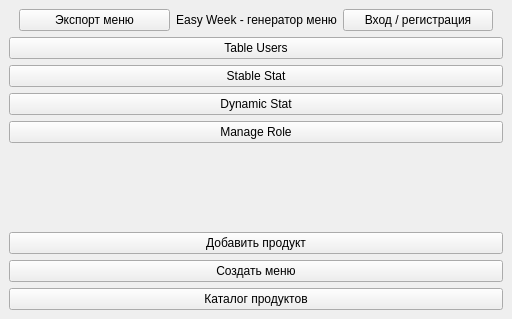
<?xml version="1.0" encoding="UTF-8"?>
<ui version="4.0">
 <class>MainWindow</class>
 <widget class="QMainWindow" name="MainWindow">
  <property name="geometry">
   <rect>
    <x>0</x>
    <y>0</y>
    <width>512</width>
    <height>319</height>
   </rect>
  </property>
  <property name="sizePolicy">
   <sizepolicy hsizetype="Preferred" vsizetype="Preferred">
    <horstretch>0</horstretch>
    <verstretch>0</verstretch>
   </sizepolicy>
  </property>
  <property name="windowTitle">
   <string>MainWindow</string>
  </property>
  <widget class="QWidget" name="centralwidget">
   <layout class="QGridLayout" name="gridLayout">
    <property name="sizeConstraint">
     <enum>QLayout::SizeConstraint::SetMinimumSize</enum>
    </property>
    <item row="0" column="0">
     <layout class="QVBoxLayout" name="verticalLayout_5">
      <property name="sizeConstraint">
       <enum>QLayout::SizeConstraint::SetMaximumSize</enum>
      </property>
      <item>
       <layout class="QVBoxLayout" name="verticalLayout">
        <property name="sizeConstraint">
         <enum>QLayout::SizeConstraint::SetMinimumSize</enum>
        </property>
        <item>
         <layout class="QHBoxLayout" name="horizontalLayout_7">
          <property name="sizeConstraint">
           <enum>QLayout::SizeConstraint::SetMinimumSize</enum>
          </property>
          <property name="leftMargin">
           <number>10</number>
          </property>
          <property name="rightMargin">
           <number>10</number>
          </property>
          <item>
           <widget class="QPushButton" name="pushButton_7">
            <property name="sizePolicy">
             <sizepolicy hsizetype="Minimum" vsizetype="Fixed">
              <horstretch>0</horstretch>
              <verstretch>0</verstretch>
             </sizepolicy>
            </property>
            <property name="layoutDirection">
             <enum>Qt::LayoutDirection::LeftToRight</enum>
            </property>
            <property name="text">
             <string>Экспорт меню</string>
            </property>
           </widget>
          </item>
          <item>
           <widget class="QLabel" name="label_4">
            <property name="text">
             <string>Easy Week - генератор меню</string>
            </property>
            <property name="alignment">
             <set>Qt::AlignmentFlag::AlignCenter</set>
            </property>
           </widget>
          </item>
          <item>
           <widget class="QPushButton" name="pushButton_8">
            <property name="text">
             <string>Вход / регистрация</string>
            </property>
           </widget>
          </item>
         </layout>
        </item>
        <item>
         <layout class="QHBoxLayout" name="horizontalLayout_6">
          <property name="sizeConstraint">
           <enum>QLayout::SizeConstraint::SetMaximumSize</enum>
          </property>
          <item>
           <layout class="QHBoxLayout" name="horizontalLayout_8">
            <property name="sizeConstraint">
             <enum>QLayout::SizeConstraint::SetMaximumSize</enum>
            </property>
            <item>
             <layout class="QVBoxLayout" name="verticalLayout_4">
              <property name="sizeConstraint">
               <enum>QLayout::SizeConstraint::SetMinimumSize</enum>
              </property>
              <item>
               <layout class="QVBoxLayout" name="verticalLayout_2">
                <item>
                 <widget class="QPushButton" name="pushButton_12">
                  <property name="text">
                   <string>Table Users</string>
                  </property>
                 </widget>
                </item>
                <item>
                 <widget class="QPushButton" name="pushButton_13">
                  <property name="text">
                   <string>Stable Stat</string>
                  </property>
                 </widget>
                </item>
                <item>
                 <widget class="QPushButton" name="pushButton_14">
                  <property name="text">
                   <string>Dynamic Stat</string>
                  </property>
                 </widget>
                </item>
                <item>
                 <widget class="QPushButton" name="pushButton_15">
                  <property name="text">
                   <string>Manage Role</string>
                  </property>
                 </widget>
                </item>
                <item>
                 <spacer name="verticalSpacer">
                  <property name="orientation">
                   <enum>Qt::Orientation::Vertical</enum>
                  </property>
                  <property name="sizeHint" stdset="0">
                   <size>
                    <width>20</width>
                    <height>40</height>
                   </size>
                  </property>
                 </spacer>
                </item>
               </layout>
              </item>
              <item>
               <layout class="QVBoxLayout" name="verticalLayout_3">
                <item>
                 <widget class="QPushButton" name="pushButton_16">
                  <property name="text">
                   <string>Добавить продукт</string>
                  </property>
                 </widget>
                </item>
                <item>
                 <widget class="QPushButton" name="pushButton_18">
                  <property name="text">
                   <string>Создать меню</string>
                  </property>
                 </widget>
                </item>
                <item>
                 <widget class="QPushButton" name="pushButton_17">
                  <property name="text">
                   <string>Каталог продуктов</string>
                  </property>
                 </widget>
                </item>
               </layout>
              </item>
             </layout>
            </item>
            <item>
             <layout class="QHBoxLayout" name="horizontalLayout_9">
              <property name="sizeConstraint">
               <enum>QLayout::SizeConstraint::SetMaximumSize</enum>
              </property>
             </layout>
            </item>
           </layout>
          </item>
         </layout>
        </item>
       </layout>
      </item>
     </layout>
    </item>
   </layout>
  </widget>
 </widget>
 <resources/>
 <connections/>
</ui>
